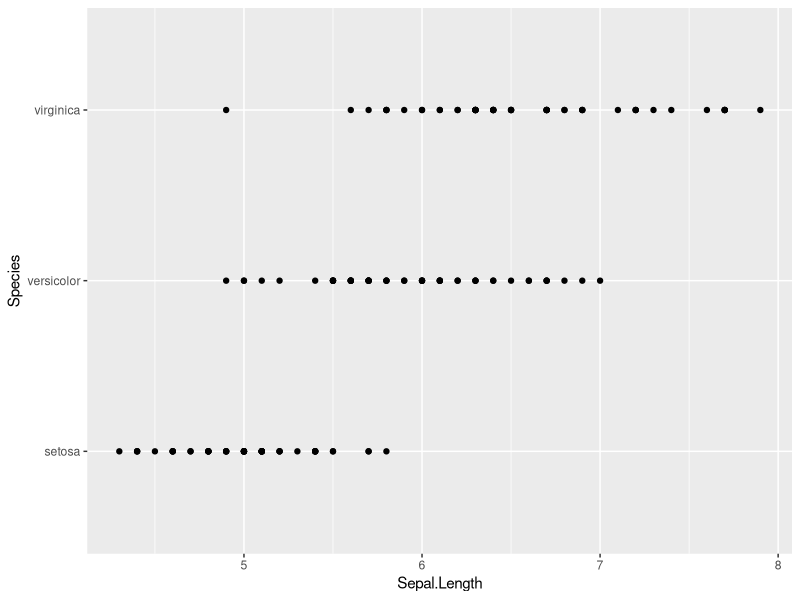
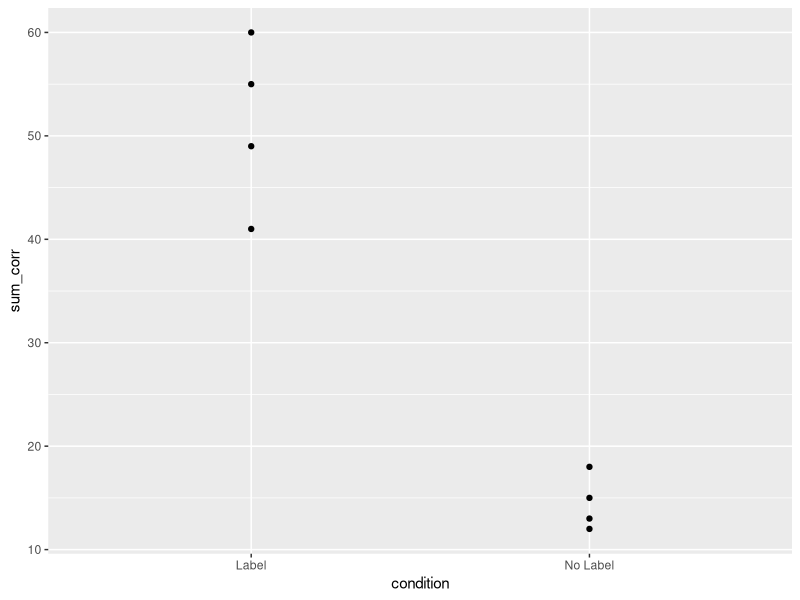
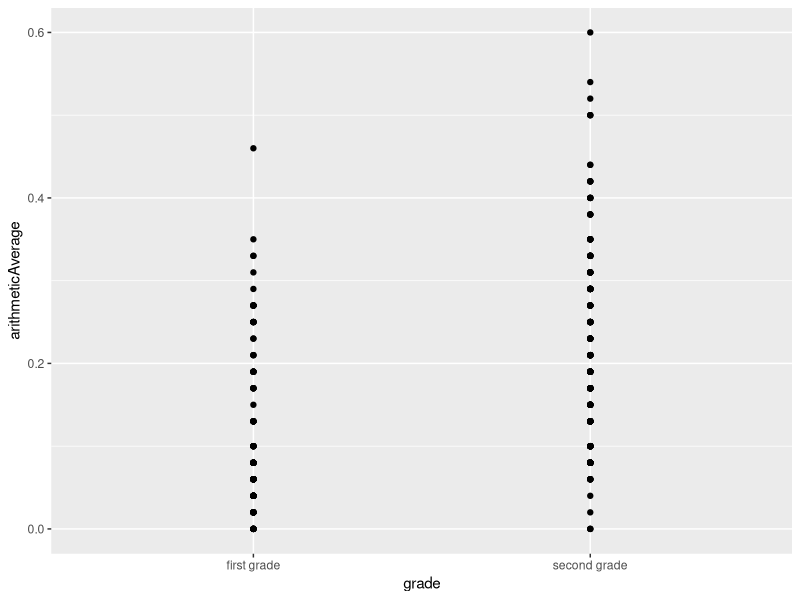
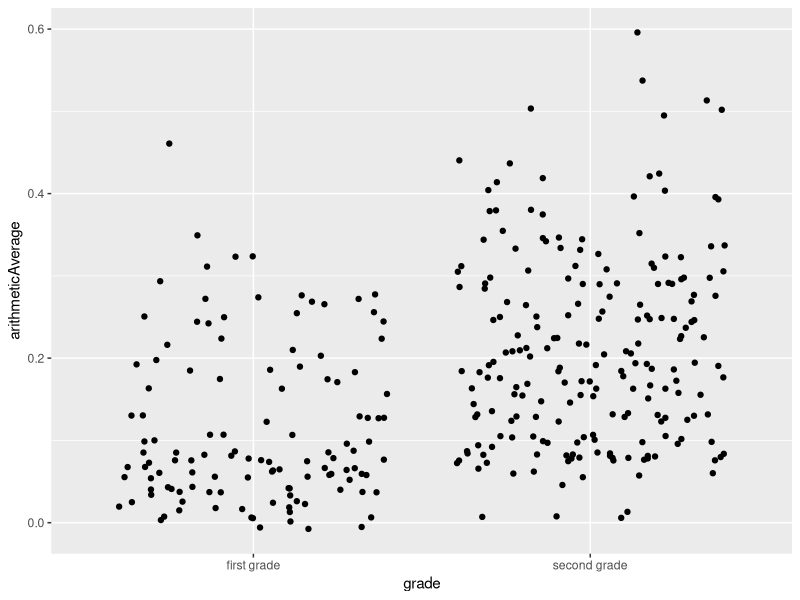
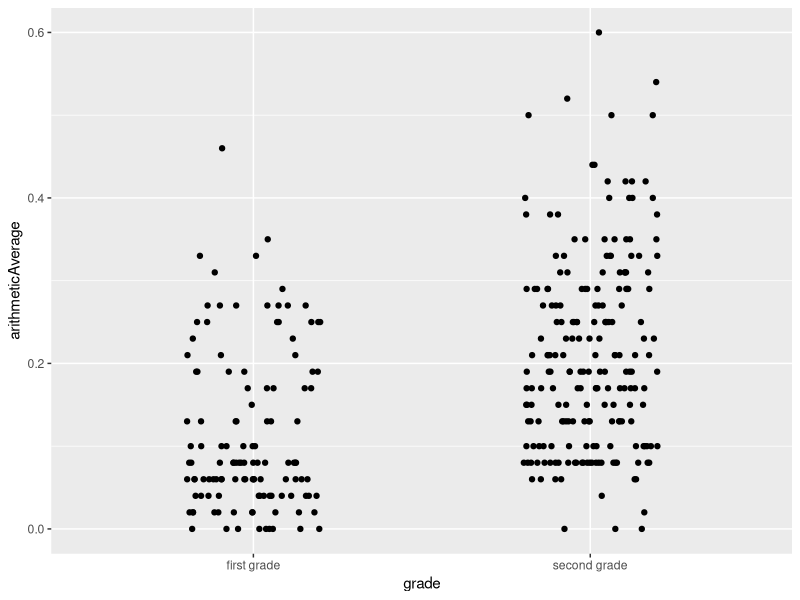
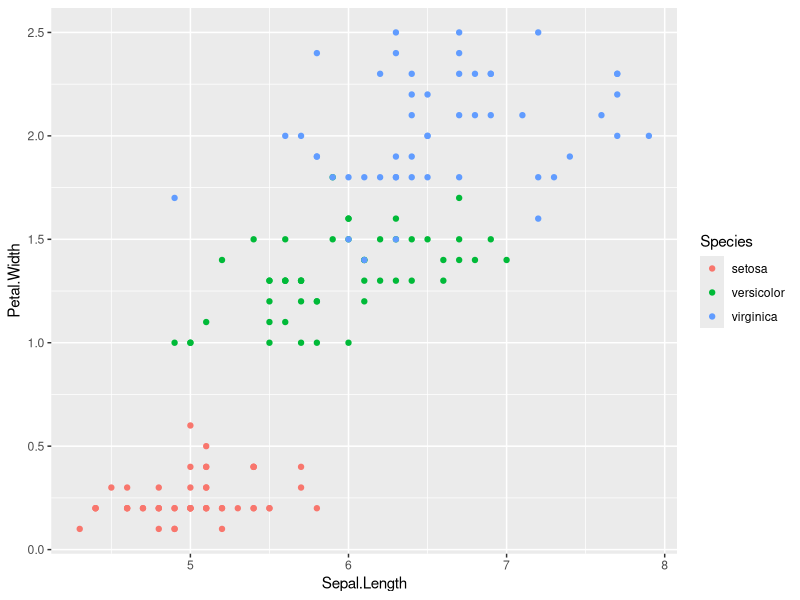
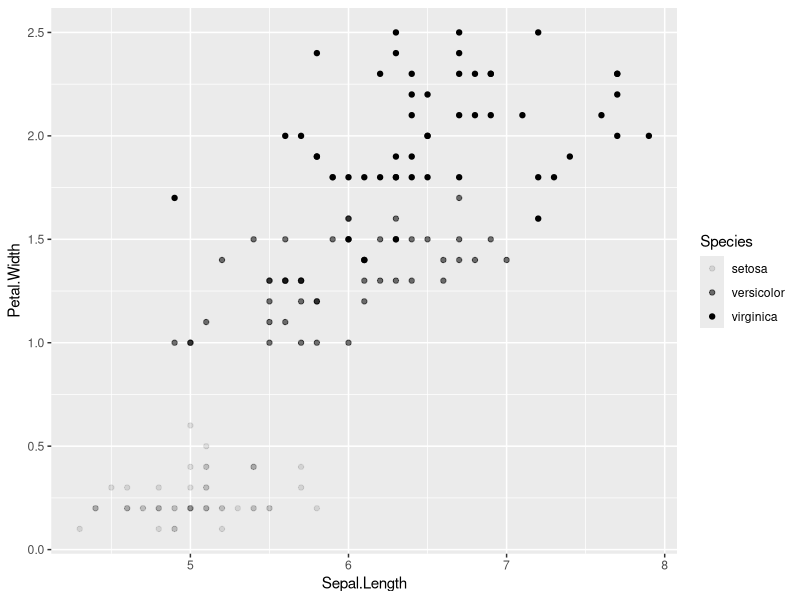
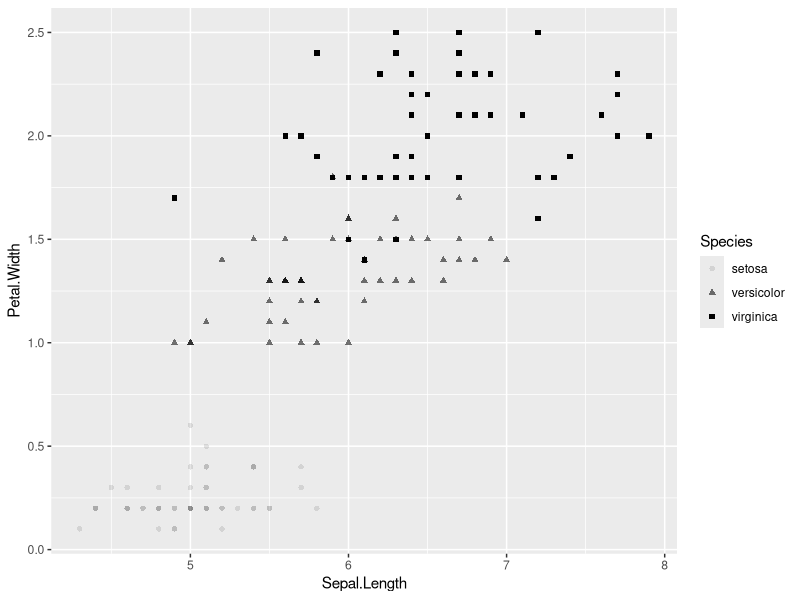

Here is the R script that generated these plots, in order: (Note: this script raises an error after producing the figures.)
#Intro to ggplot, ICIS Workshop 2018
#Elika Bergelson

# if you haven't already, install these packages (you don't have to do this every time)
# so if you need to, uncomment the line below and run it.
#install.packages(c("tidyverse","knitr", "Hmisc"))


#then you load them with the "library" command
#confusingly, when you load the tidyverse library, some of its sub-libraries
# automatically load, and others need to be separately loaded (e.g. broom)
library(tidyverse)
library(knitr)
library(broom)
library(Hmisc)
# some useful settings (options) ------------------------------------
options(tibble.width = 300,
        dplyr.width = 300)
# these make datasets easier to see when they get displayed on screen
# later, you can mess with them and see what they do if you want.

# reminder: how to get help from R --------------------------------------------
# put a question mark in front of a function or built-in/loaded dataset, and help will appear!
?mean
?diamonds
#(mean is a function, diamonds is a dataset)
# you can get in-line help by pressing tab as you go: R will autocomplete what you're typing
# within the function it will give you hints about the arguments the function takes
#try it out by typing 'mean(' (without quotes) in the console below and then hitting tab


# Reading in data! --------------------------------------------------------
#you probably already read in the data in the intro script, but if you're just jumping in 
ma_data <- read_csv("datasets/mental_abacus_data.csv")
ps_data <- read_csv("datasets/pragmatic_scales_data.csv")
#remember, you can use summary, glimpse, and View to remind yourself what these
# data files look like (always good to be very careful with that!)
summary(ma_data)
View(ps_data)
glimpse(ma_data)

#let's just make 2 simple aggregated version of this dataset, by subj & items
#review of tidyr
ps_data_bysubj_cond <- ps_data %>% #take your dataset
  group_by(subid, condition) %>% #retain subject and condition, collapse everything else, i.e. item 
  summarise(mean_corr = mean(correct, na.rm=T),#create mean for each subj,cond
            sum_corr = sum(correct, na.rm=T))# create sum for each subj,cond

ps_data_byitem_cond <- ps_data %>% #take your dataset
  group_by(item, condition) %>% #retain subject and item, collapse everything else, i.e. subj 
  summarise(mean_corr = mean(correct, na.rm=T),#create mean for each item,cond
            sum_corr = sum(correct, na.rm=T))# create sum for each item,cond

#protip: commenting what every single line does is great practice when you're stuck!

# on to graphing! first scatterplots ---------------------------------------------------------
?iris
 ggplot(data = iris)+
   geom_point(mapping = aes(x=Sepal.Length,
                            y =Species))

ggplot(data = ps_data_byitem_cond)+
  geom_point(mapping = aes(x=condition,
                           y =sum_corr))


#What's wrong with this graph?
ggplot(data = ma_data)+
  geom_point(mapping = aes(x=grade,
                           y =arithmeticAverage))

# jitter those points! ----------------------------------------------------
# one thing you should always ask yourself is: how many points,bars, lines should i be seeing?
ggplot(data = ma_data)+
  geom_jitter(mapping = aes(x=grade,
                            y =arithmeticAverage))
#hm, that's better, but now it feels a little TOO spread out, let's reign it in
ggplot(data = ma_data)+
  geom_jitter(mapping = aes(x=grade,
                            y =arithmeticAverage),
              width = .2,
              height = 0)

# graph task #1: first scatterplots -----------------------------------------------------------

#a) using the ps_data_byitem_cond, make a scatterplot of mean correct (x axis) by condition (y axis)
#b) using the built-in iris dataset, make a scatterplot of Sepal.Length by Petal.Width
#c) using ps_data_bysubj_condition, make a scatterplot of sum correct by condition where you can 
#appropriately see the dots

# aesthetics --------------------------------------------------------------

ggplot(data = iris)+
  geom_point(mapping = aes(x=Sepal.Length,
                           y =Petal.Width,
                           color = Species))

ggplot(data = iris)+
  geom_point(mapping = aes(x=Sepal.Length,
                           y =Petal.Width,
                           alpha = Species))

ggplot(data = iris)+
  geom_point(mapping = aes(x=Sepal.Length,
                           y =Petal.Width,
                           shape = Species,
                           alpha = Species))
ggplot(data = iris)+
  geom_point(mapping = aes(x=Sepal.Length,
                           y =Petal.Width,
                           size = Species))

ggplot(data = iris)+
  geom_point(mapping = aes(x=Sepal.Length,
                           y =Petal.Width),
             size = 4)

ggplot(data = iris)+
  geom_point(mapping = aes(x=Sepal.Length,
                           y =Petal.Width))+
  facet_wrap(facets = ~Species)


# graph task 2 ------------------------------------------------------------
#for task 2, use ma_data and a scatterplot of your choosing (jittered if needed!)
#a) set the shape of all the dots in a scatterplot to an asterisk
#b) map a continuous variable onto color (hint: use 'summary' to see what's continuous!)
#c) map a discrete variable (a factor or character) onto shape
#d) map a continuous variable (an integer or double) onto shape
#e) make a graph of your choosing using facet_wrap and one with facet_grid: what's the difference?


# r can’t read your mind --------------------------------------------------
# what's odd about the code below? what will r do to resolve the issue?
ggplot(data = iris, size =2)+
  geom_point(mapping = aes(x=Sepal.Length,
                           y =Petal.Width),
             size = 4)

# other geoms -------------------------------------------------------------
#geom_line
ggplot(data = ma_data, aes(x= factor(year),#this just makes it treat year as a factor
                           y= arithmeticAverage, 
                           group = subid))+# this keeps the 'unit' at subid
  geom_point()+
  geom_line()

#geom_hline
#geom_text
ggplot(data = ps_data_byitem_cond, mapping = aes(x=condition,
                                                 y=mean_corr))+
  geom_point()+

  geom_hline(yintercept = .5)+ #hey, this adds a line!
  geom_text(label = "1b", x = .7, y= .2)# this but '1b' in the corner!
#the x and y tell it where to put the text, here 'label' is 1 on the x axis


# visualizing distributions -----------------------------------------------
#in 1d
ggplot(data = ma_data, aes(x=gonogo))+
  geom_histogram(binwidth=.10)
# in 2d
ggplot(data = ps_data_bysubj_cond, aes(x=condition, y = mean_corr))+
  geom_boxplot()
# with density info:
ggplot(data = ps_data_bysubj_cond, aes(x=condition, y = mean_corr))+
  geom_violin()

#with density AND dots!
ggplot(data = ps_data_bysubj_cond, aes(x=condition, y = mean_corr))+
  geom_violin()+
  geom_jitter(width=.1, height=.01, shape =1)# i like shape #1 for overlap


# statistical transformation: smoothers ----------------------------------------------

#some stat_smooth examples
#and examples of 'local' vs. 'global' variable setting
#global x and y, color just for geom_point
ggplot(data = ma_data, mapping = aes(x = arithmeticTotal, y = gonogo)) + 
  geom_point(mapping = aes(color = grade)) + 
  stat_smooth()

#all vars global: what's the difference?
ggplot(data = ma_data, mapping = aes(x = arithmeticTotal, y = gonogo, color = grade)) + 
  geom_point() + 
  stat_smooth()

#filter the data for a layer
ggplot(data = ma_data, mapping = aes(x = arithmeticTotal, y = gonogo, color = grade)) + 
  geom_point() + 
  stat_smooth(data = filter(ma_data,grade=="first grade"))# the smoother only gets grade 1 data!

# take out a class, remove confidence bnd
ggplot(data = ma_data, mapping = aes(x = arithmeticTotal, y = gonogo, color = grade)) + 
  geom_point() + 
  stat_smooth(data = filter(ma_data,group=="MA"), se=F)# the smoother doesn't see MA group

#stat_smooth default is loess (local estimator)
ggplot(data = ma_data, mapping = aes(x = arithmeticTotal, y = gonogo)) + 
  geom_point(aes(color = grade)) + 
  stat_smooth()

#you can make it fit a line
ggplot(data = ma_data, mapping = aes(x = arithmeticTotal, y = gonogo)) + 
  geom_point(aes(color = grade)) + 
  stat_smooth( method="lm")

# Task 3 geoms, distributions, and smoothers-------------------------------------------
#a: go back to one of the scatter plots from #1 and add a loess smooth, and a line
#b: using ma_data, make a boxplot of swm for every value of woodcockTotal
#c: go back to the geom_line graph above and separate the data by grade (multiple solutions!)

# adding error bars -------------------------------------------------------
#mean by condition
ggplot(data = ps_data, aes(x = condition, y = correct)) + 
  stat_summary(fun.y=mean, na.rm=T, geom = "bar")


#95% confidence interval
ggplot(data = ps_data, aes(x = condition, y = correct)) + 
  stat_summary(fun.data = mean_cl_boot, geom = "pointrange") #fun.data, not fun.y!
#mean_cl_boot is boostrapped confidence intervals,you can google what regular normal CIs would be!

#both
ggplot(data = ps_data, aes(x = condition, y = correct)) + 
  stat_summary(fun.y = mean, na.rm=T, geom = "bar")+
  stat_summary(fun.data = mean_cl_boot, geom = "pointrange")

# errors bars with violins ------------------------------------------------
# same as violin plot above, but now with an errorbar!
ggplot(data = ps_data_bysubj_cond, aes(x=condition, y = mean_corr))+
  geom_violin()+
  stat_summary(fun.data=mean_cl_normal, geom = "pointrange")


# stack and dodge ------------------------------------------------

#protip: use fill with bars not colour
## bonus question: what does colour do for bars?
ggplot(data = ma_data) + 
  geom_bar(mapping = aes(x = woodcockTotal, fill = grade), position = "fill")

ggplot(data = ma_data) + 
  geom_bar(mapping = aes(x = woodcockTotal, fill = grade), position = "stack")

ggplot(data = ma_data) + 
  geom_bar(mapping = aes(x = woodcockTotal, fill = grade), position = "dodge")

# task 4: error bars, and stack & dodge------------------------------------------------------------------
#4a: using the ps dataset, graph means for each item & add error bars
#4b: make a bargraph of the ps_data_byitem_cond showing the mean_corr for each condition using geom_bar 
#(hint, you'll need to use "stat=" insde your geom_bar() call
#4c: when would it be most appropriate to use fill, stack, or dodge?

# task 5 ------------------------------------------------------------------
#Split into groups for task wishes
#a) Group A: Distribution-based Wishes

#b) Group B: Time-course graph based wishes

#c) Group C: Individual datapoints + summary stats
#hint for group c
ggplot(data = ma_data, aes(x= factor(year),#this just makes it treat year as a factor
                           y= arithmeticAverage, 
                           group = subid))+# this keeps the 'unit' at subid
  geom_point()+
  geom_line()+facet_wrap(~grade)+
  stat_summary(color = "red", size = 3, geom="line", fun.y=mean, aes(group =grade))
# saving your graph  -------------------------------------------------------
?ggsave()

#ggsave will save your *last* plot by default, but you can also tell it save a plot you've assigned
mygraph <- ggplot(data = iris)+
  geom_point(mapping = aes(x=Sepal.Length,
                           y =Petal.Width,
                           color = Species))

mygraph
ggsave("mygraph.pdf",plot = mygraph,dpi = 100)

# even better than saving your graph: add it to your R Markdown!------------
# the awesome thing about using your .rmd file is that you can render graphs there, and they get saved for you!
# there are LOTS of settings you can muck with (details here https://yihui.name/knitr/options/#plots)
# we'll do this back in our .rmd file










#time permitting, we can talk about  the following (using some base datasets)

# adding regression line --------------------------------------------------
# if all we wanted to do was add a regression line, we'd just use stat_smooth:
# note this is like the graph we did with the errorbars above, just edited a little
ggplot(ToothGrowth, aes(x=dose, y=len, colour=supp)) + 
  stat_summary(fun.y = mean, geom = "point",  size = 4) +
  geom_point( size = 1)+
  stat_smooth(method="lm")

# but if we want to know what the actual formula for that line is, we have to calculate some things:
#first we need a linear model
ourmodel <- lm(data = ToothGrowth, len~dose*supp)

#if you want to know more about the results you do a summary of the model
summary(ourmodel)

#if you want the summary results to look prettier you tidy the model
tidy(ourmodel)

#in our case, we can use the results of the model to manually put in a line
## there are fancier ways to do this that are beyond the scope of this tutorial
ggplot(ToothGrowth, aes(x=dose, y=len, colour=supp)) + 
  stat_summary(fun.y = mean, geom = "point",  size = 4) +
  geom_point( size = 1)+
  stat_smooth(method="lm")+
  annotate(x = 1, y = 30, "text", label = "y = 11.55 + 7.8 *dose + -8.26*suppVC + 3.9 * dose * suppVC")
# note: for annotate, the x and y is where on the graph you want your text to go

# if you want to check this formula, you can plug in some values:
#11.55 + 7.8 *dose + -8.26*suppVC + 3.9 * dose * suppVC
11.55 + 7.8*0 + -8.26*0 + 3.9*0*0 # dose of 0 for oj
11.55 + 7.8*1 + -8.26*0 + 3.9*1*0# dose of 1 for oj
11.55 + 7.8*2 + -8.26*0 + 3.9*2*0# dose of 2 for oj

11.55 + 7.8*0 + -8.26*1 + 3.9*0*1# dose of 0 for vc
11.55 + 7.8*1 + -8.26*1 + 3.9*1*1# dose of 1 for vc
11.55 + 7.8*2 + -8.26*1 + 3.9*2*1# dose of 1 for vc


## manually specified errorbars ---------------
#http://www.cookbook-r.com/Graphs/Plotting_means_and_error_bars_(ggplot2)/
tgc <- ToothGrowth%>%
  group_by(supp, dose)%>%
  summarise(n = n(),
            mean_len = mean(len),
            sd_len = sd(len),
            se_len = sd_len/sqrt(n),
            ci_len = qt((.95/2 +.5),
                        df= n-1)*se_len) # looking up 95%'s 2 tails in t-dist

ggplot(tgc, aes(x=dose, y=mean_len, colour=supp)) + 
  geom_errorbar(aes(ymin=mean_len - ci_len, ymax = mean_len + ci_len)) +
  geom_line() +
  geom_point()

ggplot(ToothGrowth, aes(x=dose, y=len, colour=supp)) + 
  stat_summary(fun.data = mean_cl_normal, geom = "errorbar") +
  stat_summary(fun.y = mean, geom = "point") +
  stat_summary(fun.y = mean, geom = "line") 
